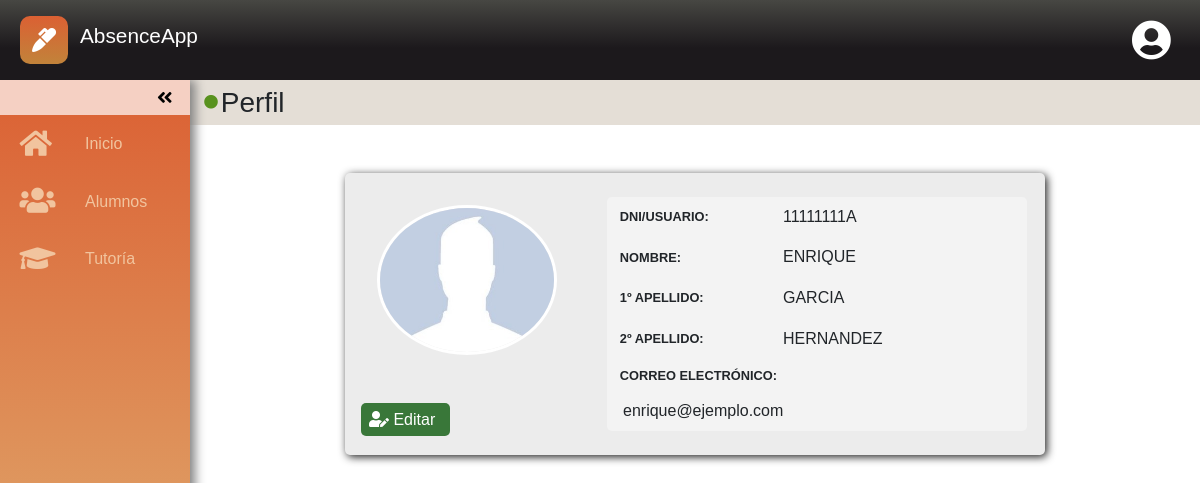
The page /index.php?p=perfilUse (signed in) on the database its author committed.
### tables this page shows
CREATE TABLE `profesores` (
  `dni` varchar(9) NOT NULL,
  `nombre` varchar(20) NOT NULL,
  `apellido1` varchar(20) NOT NULL,
  `apellido2` varchar(20) NOT NULL,
  `correo` varchar(45) NOT NULL,
  `passw` varchar(20) NOT NULL
);

### clases/db_abstract_model.php (called while the page is built, shortened)
<?php
abstract class DBAbstractModel
{
    private static $db_host = 'localhost';
    private static $db_user = 'root';
    private static $db_pass = '';
    protected $db_name = 'mydb';
    protected $query;
    private $conn;
    private function open_conection()
    {
        $this->conn = new mysqli(
            self::$db_host,
            self::$db_user,
            self::$db_pass,
            $this->db_name
        );
    }
    protected function get_results_from_query()
    {
        $result = $this->conn->query($this->query);
    }
}
?>

### clases/profesor.php (called while the page is built, shortened)
<?php
require_once('db_abstract_model.php');
class Profesor extends DBAbstractModel
{
    private $dni;
    private $nombre;
    private $apellido1;
    private $apellido2;
    private $correo;
    function __construct()
    {
        $this->db_name = 'absence';
    }
    public function getDni()
    {
        return $this->dni;
    }
    public function getNombre()
    {
        return $this->nombre;
    }
    public function getApellido1()
    {
        return $this->apellido1;
    }
    public function getApellido2()
    {
        return $this->apellido2;
    }
    public function getCorreo()
    {
        return $this->correo;
    }
    public function get($cod_prod = '')
    {
        if ($cod_prod != '') {
            $this->query = "
            SELECT dni, nombre, apellido1, apellido2, correo, passw
            FROM profesores
            WHERE dni = '$cod_prod'
            ";
            $this->get_results_from_query();
        }
    }
}

### perfil.php (the view, shortened to what this page needs)
<div id="perfil">
    <h3 class="titulos">
        <i class="fas fa-circle"></i>
        <span>Perfil</span>
    </h3>
    <?php
    if (isset($_SESSION['login']['tutor'])) {
        $profe = new Profesor();
        $profe->get($_SESSION['login']['id']);
        $dni = $profe->getDni();
        $nombre = $profe->getNombre();
        $ape1 = $profe->getApellido1();
        $ape2 = $profe->getApellido2();
        $email = $profe->getCorreo();
    }
    ?>
    <div id="datos">
        <div id="imagen">
            <img src="img/users.jpg" alt="Usuario" id="imagen">
            <?php
            if (!isset($_GET['edit'])) {
                if (isset($_GET['mO'])) {
            ?>
                    <a href="index.php?p=perfilUse&mO=si&edit=si"><i class="fas fa-user-edit"></i> Editar</a>
            <?php
                } else {
            ?>
                    <a href="index.php?p=perfilUse&edit=si"><i class="fas fa-user-edit"></i> Editar</a>
            <?php
                }
            }
            ?>
        </div>
        <?php
            if (isset($_GET['edit'])) {
                if (isset($_SESSION['login']['tutor'])) {
        ?>
                    <form action="index.php" method="post" onSubmit="validarModifyProfe(event)">
        <?php
                } else {
        ?>
                    <form action="index.php" method="post" onSubmit="validarModifyAlumno(event)">
        <?php
                }
        ?>
            <table>
                <tr>
                    <td>
                        DNI/Usuario:
                    </td>
                    <td>
                        <?php echo $dni?>
                        <input type="hidden" id="dni" name="dni" value="<?php echo $dni?>">
                    </td>
                </tr>
                <tr>
                    <td>
                        Contraseña:
                    </td>
                    <td>
                        <input type="password" id="password" name="password">
                    </td>
                </tr>
                <tr>
                    <td>
                        Repetir contraseña:
                    </td>
                    <td>
                        <input type="password" id="password2" name="password2">
                    </td>
                </tr>
                <tr>
                    <td>
                        Nombre:
                    </td>
                    <td>
                        <input type="text" id="nom" name="nom">
                    </td>
                </tr>
                <tr>
                    <td>
                        1º Apellido:
                    </td>
                    <td>
                        <input type="text" id="apellido1" name="apellido1">
                    </td>
                </tr>
                <tr>
                    <td>
                        2º Apellido:
                    </td>
                    <td>
                        <input type="text" id="apellido2" name="apellido2">
                    </td>
                </tr>
                <tr>
                    <td>
                        Correo Electrónico:
                    </td>
                    <td>
                        <input type="email" id="correo" name="correo">
                    </td>
                </tr>
                <tr>
                    <td colspan="2">
                        <input type="submit" value="Modificar" name="modify" id="modify">
                    </td>
                </tr>
            </table>
        </form>
        <?php
            } else {
        ?>
        <table>
            <tr>
                <td>
                    DNI/Usuario:
                </td>
                <td>
                    <?php echo $dni?>
                </td>
            </tr>
            <tr>
                <td>
                    Nombre:
                </td>
                <td>
                    <?php echo $nombre?>
                </td>
            </tr>
            <tr>
                <td>
                    1º Apellido:
                </td>
                <td>
                    <?php echo $ape1?>
                </td>
            </tr>
            <tr>
                <td>
                    2º Apellido:
                </td>
                <td>
                    <?php echo $ape2?>
                </td>
            </tr>
            <tr>
                <td>
                    Correo Electrónico:
                </td>
                <td>
                    <?php echo $email?>
                </td>
            </tr>
        </table>
        <?php
            }
        ?>
    </div>
</div>

### css/style.css (style rules this page uses)
* { padding: 0; margin: 0; box-sizing: border-box; }
.titulos { background-color: #a08c7249; padding: .2em .5em; display: flex; align-items: center; font-size: 1.4em; width: 800px; }
.titulos .fa-circle { color: rgb(88, 146, 30); font-size: .5em; margin-right: .2em; }
#perfil { overflow: hidden; }
#perfil #datos { width: 80%; max-width: 700px; margin: 3em auto; display: flex; flex-direction: column; background-color: #ececec; border-radius: 5px; box-shadow: 2px 2px 8px #202020; }
#perfil #datos #imagen { display: flex; flex-direction: column; align-items: center; }
#perfil #datos #imagen img { border-radius: 50%; width: 180px; height: 150px; border: 3px solid #fff; margin: 2em; }
#perfil #datos #imagen a { color: white; display: block; border-radius: 5px; background: rgb(57, 119, 57); width: 89px; padding: 0.3em .5em; margin: 1em; transition: .5s; }
#perfil #datos table { background-color: #f3f3f3; border-radius: 5px; margin: 1.5em auto; width: 90%; }
#perfil #datos table tr { display: flex; flex-direction: column; }
#perfil #datos table tr:nth-last-child(1) { display: block; }
#perfil #datos table tr:nth-last-child(1) td { width: 100%; display: block; }
#perfil #datos table td { padding: .5em 1em; width: 160px; }
#perfil #datos table td:nth-child(1) { text-transform: uppercase; font-weight: bold; font-size: .8em; }
#perfil #datos table td:nth-child(2) { width: 100%; text-align: center; }
@media (min-width: 768px) { #perfil #datos { flex-direction: row; } }
@media (min-width: 768px) { #perfil #datos #imagen { display: initial; } }
@media (min-width: 768px) { #perfil #datos table { width: 60%; } }
@media (min-width: 768px) { #perfil #datos table tr { display: initial; } }
@media (min-width: 768px) { #perfil #datos table td:nth-child(2) { width: initial; text-align: initial; } }
@media (min-width: 768px) { .titulos { font-size: 1.75rem; width: 100%; } }

### rows shown on the page
profesores: dni "11111111A", nombre "ENRIQUE", apellido1 "GARCIA", apellido2 "HERNANDEZ", correo "enrique@ejemplo.com"
